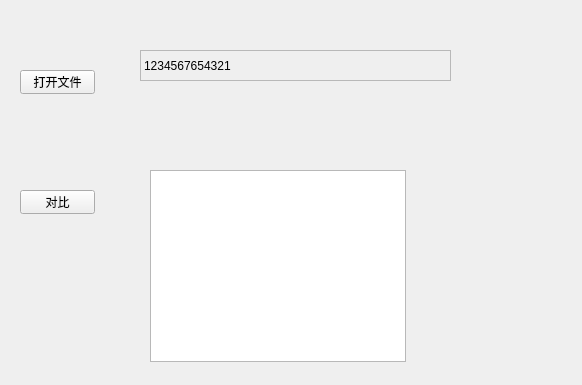
<?xml version="1.0" encoding="UTF-8"?>
<ui version="4.0">
 <class>Form</class>
 <widget class="QWidget" name="Form">
  <property name="geometry">
   <rect>
    <x>0</x>
    <y>0</y>
    <width>582</width>
    <height>385</height>
   </rect>
  </property>
  <property name="windowTitle">
   <string>Form</string>
  </property>
  <widget class="QPushButton" name="compareEnter">
   <property name="geometry">
    <rect>
     <x>20</x>
     <y>190</y>
     <width>75</width>
     <height>24</height>
    </rect>
   </property>
   <property name="text">
    <string>对比</string>
   </property>
  </widget>
  <widget class="QPushButton" name="openFile">
   <property name="geometry">
    <rect>
     <x>20</x>
     <y>70</y>
     <width>75</width>
     <height>24</height>
    </rect>
   </property>
   <property name="text">
    <string>打开文件</string>
   </property>
  </widget>
  <widget class="QLabel" name="FilePath">
   <property name="geometry">
    <rect>
     <x>140</x>
     <y>50</y>
     <width>311</width>
     <height>31</height>
    </rect>
   </property>
   <property name="frameShape">
    <enum>QFrame::StyledPanel</enum>
   </property>
   <property name="frameShadow">
    <enum>QFrame::Raised</enum>
   </property>
   <property name="lineWidth">
    <number>1</number>
   </property>
   <property name="midLineWidth">
    <number>1</number>
   </property>
   <property name="text">
    <string>1234567654321</string>
   </property>
  </widget>
  <widget class="QTableWidget" name="tableWidget">
   <property name="geometry">
    <rect>
     <x>150</x>
     <y>170</y>
     <width>256</width>
     <height>192</height>
    </rect>
   </property>
  </widget>
 </widget>
 <resources/>
 <connections>
  <connection>
   <sender>openFile</sender>
   <signal>clicked()</signal>
   <receiver>Form</receiver>
   <slot>openFile()</slot>
   <hints>
    <hint type="sourcelabel">
     <x>59</x>
     <y>79</y>
    </hint>
    <hint type="destinationlabel">
     <x>103</x>
     <y>26</y>
    </hint>
   </hints>
  </connection>
  <connection>
   <sender>compareEnter</sender>
   <signal>clicked()</signal>
   <receiver>Form</receiver>
   <slot>startCompare()</slot>
   <hints>
    <hint type="sourcelabel">
     <x>67</x>
     <y>203</y>
    </hint>
    <hint type="destinationlabel">
     <x>70</x>
     <y>259</y>
    </hint>
   </hints>
  </connection>
 </connections>
 <slots>
  <slot>openFile()</slot>
  <slot>startCompare()</slot>
 </slots>
</ui>
